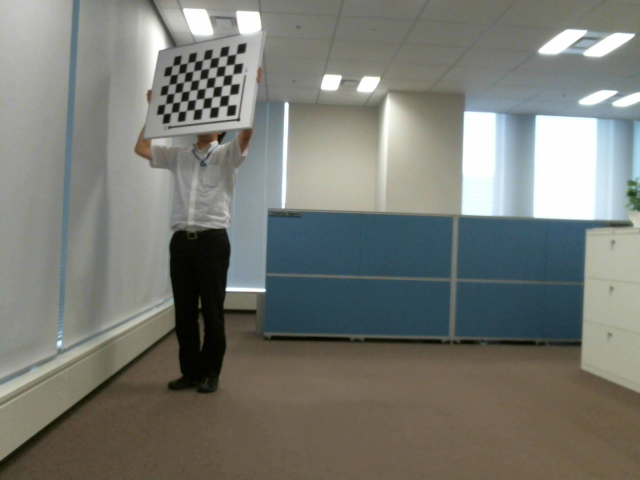
%> input picture seminar/画像処理セミナー/2258970-Demos/MATLAB_Image_Processing_Demo/11_ActionAnalysis/images_20160928_1207/folder1/frame10.png, 640 x 480 px
$ octave d5_Interpret.m   (GNU Octave 9; MATLAB toolbox functions it lacks are replaced by stand-ins)
%> lines starting %> are read from the running program, lines starting %| are printed output that depends on the picture; in (x1, y1, x2, y2) boxes, pixels count from 0 and x2, y2 are one past the last pixel; in counts of white or black regions, pixels touching at a corner belong together; the program's own positions count from 1
clear all, close all, clc;

%% このスクリプトを実行前に、
% createImage　関数でテスト用画像を生成してお使い下さい

%% 画像データ読み込み
I = imread('frame10.png');
%> I is the input picture: size 480x640x3 uint8; mean R, G, B 120.3, 122.1, 115.7
figure, imshow(I)

%% 3次元可視化
Ilim = I;
Ilim(Ilim > 30) = 30;
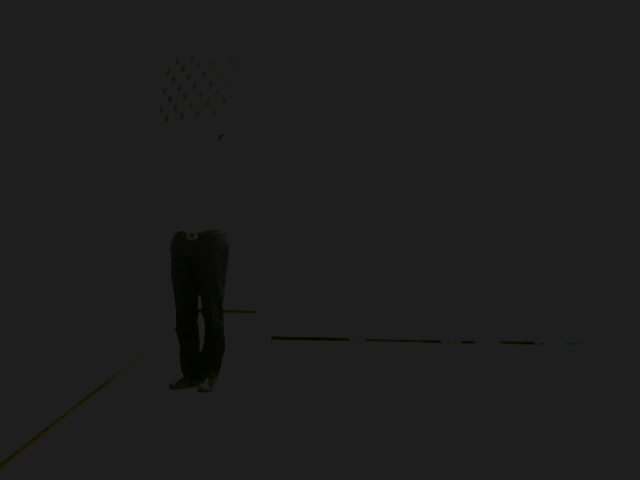
%> Ilim: size 480x640x3 uint8; mean R, G, B 29.4, 29.4, 29.2
Ilim(Ilim < 15) = 15;
%> Ilim: size 480x640x3 uint8; 2.87% of pixels changed, all inside (x1, y1, x2, y2) = (0, 61, 544, 471)
figure, surf(double(Ilim)), shading interp, colormap jet
%> (this line was passed over: surf is not available in this run)
zlim([15 30])

%% 輝度値で2値化してみる
bw = I > 75;
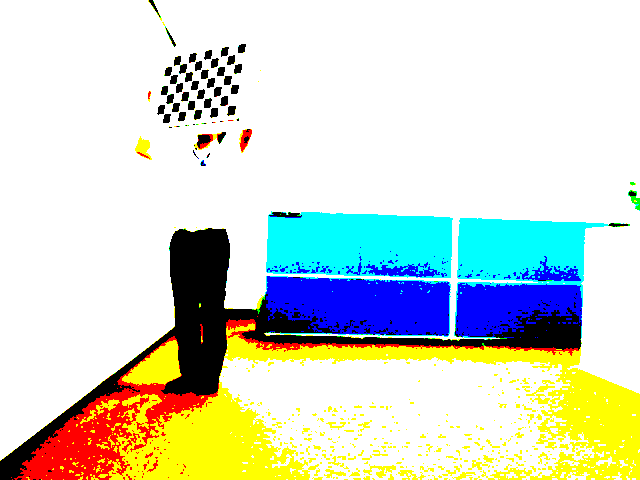
%> bw: size 480x640x3 logical; mean R, G, B 0.826, 0.857, 0.807
imshow(bw)

%% 穴埋め
bw = imfill(bw, 'holes');
imshow(bw)

%% ROI範囲外の領域をフラットに
I(~bw) = 0;
figure, surf(double(I)), shading interp, colormap jet
%> (this line was passed over: surf is not available in this run)

%% モルフォロジー処理を使って前処理1
I2 = uint16(I);

I2x = 2*I2; %輝度値を2倍
strtbl = {'diamond', 'disk', 'cube', 'sphere', 'square', 'octagon'};
incl = 6;
Id = imdilate(I2, strel(strtbl{incl},9)); %イメージを膨張
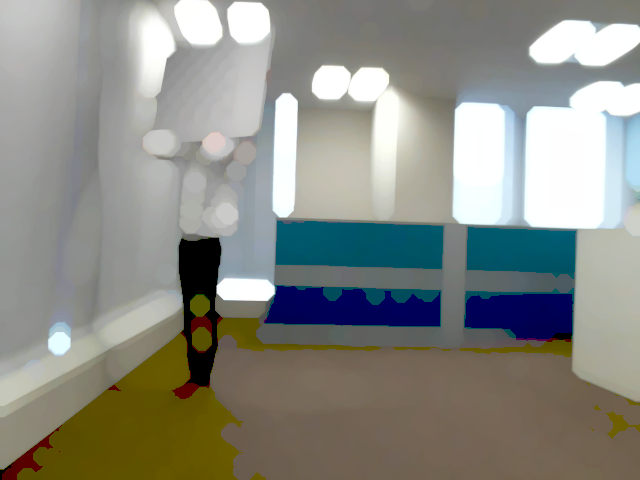
%> Id: size 480x640x3 uint16; mean R, G, B 138.7, 140.2, 132.8
imshowpair(I2x, Id, 'montage')

%% 差分を出してセル境界を強調
I3 = I2x - Id;
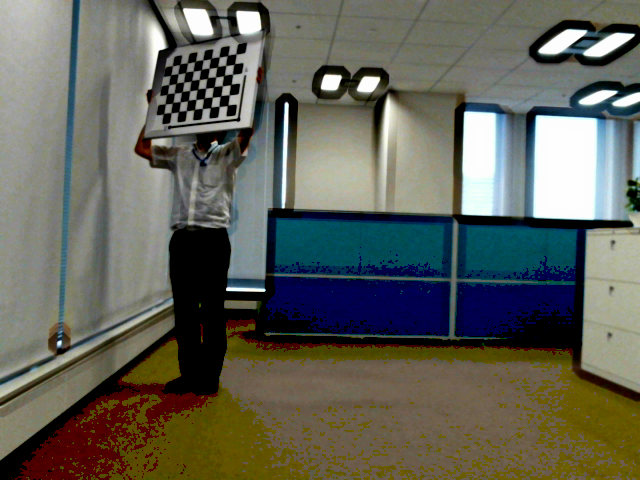
%> I3: size 480x640x3 uint16; mean R, G, B 98, 99, 89.1
imshow(I3,[])

%% 元の画像と比較
imshowpair(I(150:200, 150:200), I3(150:200, 150:200), 'montage')

%% モルフォロジー処理を使って前処理2
I4 = imdilate(I3, strel('square',7));
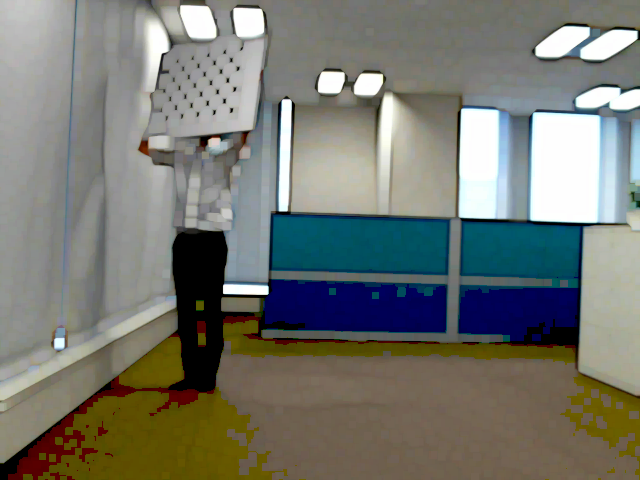
%> I4: size 480x640x3 uint16; mean R, G, B 118.1, 120, 112.6
imshowpair(I3, I4, 'montage')
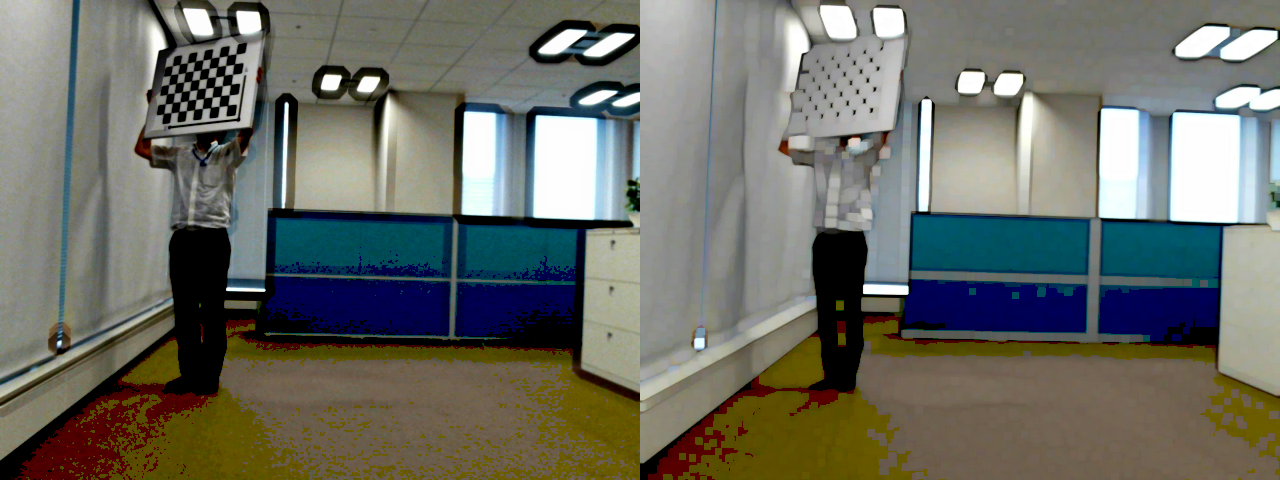
%> displayed picture: size 480x1280x3, on the screen's scale of 0 to 255; mean R, G, B 108, 109.5, 100.8

%% 並べて比較
I5 = I4 - I3;
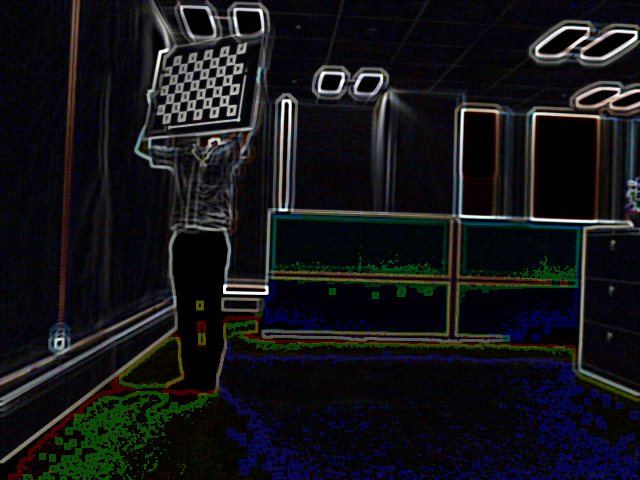
%> I5: size 480x640x3 uint16; mean R, G, B 20.1, 21, 23.6
imshow(I5,[])

%% Otsu法を使った2値化
%> (the run ends here)

$ run again, with seminar/画像処理セミナー/2258970-Demos/MATLAB_Image_Processing_Demo/11_ActionAnalysis/images_20160928_1207/folder1/frame1.png copied over seminar/画像処理セミナー/2258970-Demos/MATLAB_Image_Processing_Demo/11_ActionAnalysis/images_20160928_1207/folder1/frame10.png
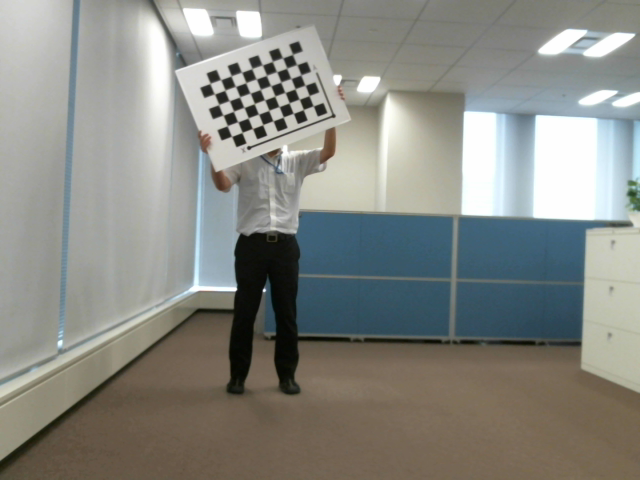
%> input picture seminar/画像処理セミナー/2258970-Demos/MATLAB_Image_Processing_Demo/11_ActionAnalysis/images_20160928_1207/folder1/frame1.png, 640 x 480 px
%> I is the input picture: size 480x640x3 uint8; mean R, G, B 136.1, 137.6, 131.6
%> `imshowpair(I3, I4, 'montage')`:
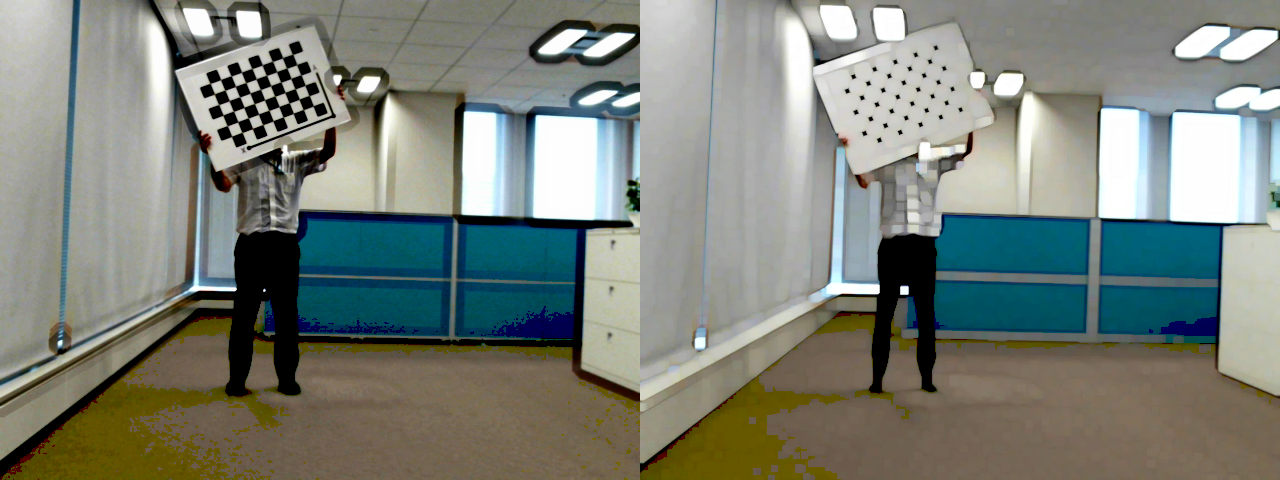
%> displayed picture: size 480x1280x3, on the screen's scale of 0 to 255; mean R, G, B 124.3, 129.8, 121.2
%> `I5 = I4 - I3;`:
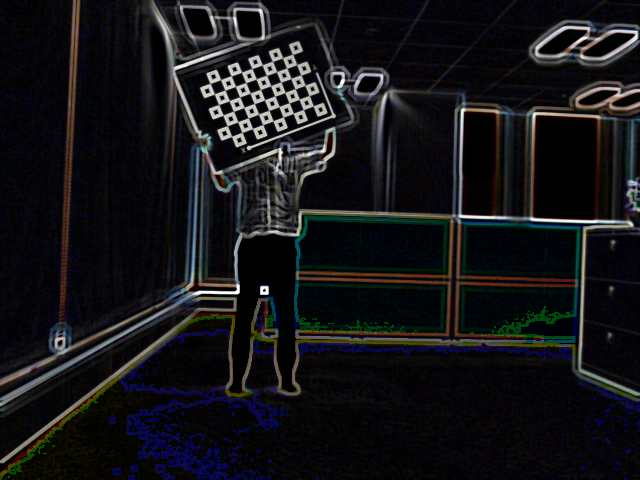
%> I5: size 480x640x3 uint16; mean R, G, B 20.8, 21, 23.5
